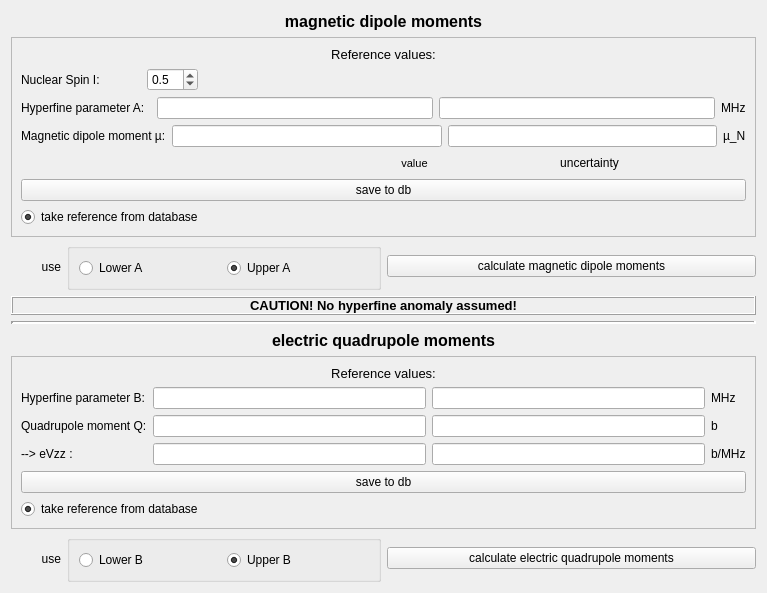
<?xml version="1.0" encoding="UTF-8"?>
<ui version="4.0">
 <class>Moments</class>
 <widget class="QWidget" name="Moments">
  <property name="geometry">
   <rect>
    <x>0</x>
    <y>0</y>
    <width>767</width>
    <height>583</height>
   </rect>
  </property>
  <property name="windowTitle">
   <string>Form</string>
  </property>
  <property name="locale">
   <locale language="English" country="UnitedStates"/>
  </property>
  <layout class="QVBoxLayout" name="verticalLayout_2">
   <item>
    <widget class="QLabel" name="label_8">
     <property name="minimumSize">
      <size>
       <width>250</width>
       <height>20</height>
      </size>
     </property>
     <property name="font">
      <font>
       <family>MS Shell Dlg 2</family>
       <pointsize>12</pointsize>
       <weight>75</weight>
       <bold>true</bold>
      </font>
     </property>
     <property name="text">
      <string>magnetic dipole moments</string>
     </property>
     <property name="alignment">
      <set>Qt::AlignCenter</set>
     </property>
    </widget>
   </item>
   <item>
    <widget class="QFrame" name="frame">
     <property name="frameShape">
      <enum>QFrame::StyledPanel</enum>
     </property>
     <property name="frameShadow">
      <enum>QFrame::Plain</enum>
     </property>
     <property name="lineWidth">
      <number>2</number>
     </property>
     <layout class="QHBoxLayout" name="horizontalLayout_12">
      <item>
       <layout class="QVBoxLayout" name="verticalLayout">
        <item>
         <widget class="QLabel" name="label">
          <property name="minimumSize">
           <size>
            <width>200</width>
            <height>0</height>
           </size>
          </property>
          <property name="font">
           <font>
            <pointsize>10</pointsize>
           </font>
          </property>
          <property name="frameShape">
           <enum>QFrame::NoFrame</enum>
          </property>
          <property name="frameShadow">
           <enum>QFrame::Plain</enum>
          </property>
          <property name="text">
           <string>Reference values:</string>
          </property>
          <property name="alignment">
           <set>Qt::AlignCenter</set>
          </property>
          <property name="indent">
           <number>1</number>
          </property>
         </widget>
        </item>
        <item>
         <layout class="QHBoxLayout" name="horizontalLayout_2">
          <item>
           <widget class="QLabel" name="label_21">
            <property name="minimumSize">
             <size>
              <width>120</width>
              <height>0</height>
             </size>
            </property>
            <property name="text">
             <string>Nuclear Spin I:</string>
            </property>
           </widget>
          </item>
          <item>
           <widget class="QDoubleSpinBox" name="spin">
            <property name="decimals">
             <number>1</number>
            </property>
            <property name="maximum">
             <double>50.000000000000000</double>
            </property>
            <property name="singleStep">
             <double>0.500000000000000</double>
            </property>
            <property name="value">
             <double>0.500000000000000</double>
            </property>
           </widget>
          </item>
          <item>
           <spacer name="horizontalSpacer_3">
            <property name="orientation">
             <enum>Qt::Horizontal</enum>
            </property>
            <property name="sizeHint" stdset="0">
             <size>
              <width>40</width>
              <height>20</height>
             </size>
            </property>
           </spacer>
          </item>
          <item>
           <spacer name="horizontalSpacer_4">
            <property name="orientation">
             <enum>Qt::Horizontal</enum>
            </property>
            <property name="sizeHint" stdset="0">
             <size>
              <width>40</width>
              <height>20</height>
             </size>
            </property>
           </spacer>
          </item>
         </layout>
        </item>
        <item>
         <layout class="QHBoxLayout" name="horizontalLayout_9">
          <item>
           <widget class="QLabel" name="label_2">
            <property name="minimumSize">
             <size>
              <width>130</width>
              <height>0</height>
             </size>
            </property>
            <property name="inputMethodHints">
             <set>Qt::ImhNone</set>
            </property>
            <property name="text">
             <string>Hyperfine parameter A:</string>
            </property>
           </widget>
          </item>
          <item>
           <widget class="QLineEdit" name="ARef">
            <property name="minimumSize">
             <size>
              <width>80</width>
              <height>0</height>
             </size>
            </property>
           </widget>
          </item>
          <item>
           <widget class="QLineEdit" name="ARef_err">
            <property name="minimumSize">
             <size>
              <width>50</width>
              <height>0</height>
             </size>
            </property>
           </widget>
          </item>
          <item>
           <widget class="QLabel" name="label_5">
            <property name="minimumSize">
             <size>
              <width>20</width>
              <height>0</height>
             </size>
            </property>
            <property name="text">
             <string>MHz</string>
            </property>
           </widget>
          </item>
         </layout>
        </item>
        <item>
         <layout class="QHBoxLayout" name="horizontalLayout_10">
          <item>
           <widget class="QLabel" name="label_3">
            <property name="minimumSize">
             <size>
              <width>130</width>
              <height>0</height>
             </size>
            </property>
            <property name="text">
             <string>Magnetic dipole moment µ:</string>
            </property>
           </widget>
          </item>
          <item>
           <widget class="QLineEdit" name="muRef">
            <property name="minimumSize">
             <size>
              <width>80</width>
              <height>0</height>
             </size>
            </property>
           </widget>
          </item>
          <item>
           <widget class="QLineEdit" name="muRef_err">
            <property name="minimumSize">
             <size>
              <width>50</width>
              <height>0</height>
             </size>
            </property>
           </widget>
          </item>
          <item>
           <widget class="QLabel" name="label_4">
            <property name="text">
             <string>µ_N</string>
            </property>
           </widget>
          </item>
         </layout>
        </item>
        <item>
         <layout class="QHBoxLayout" name="horizontalLayout_11">
          <item>
           <spacer name="horizontalSpacer">
            <property name="orientation">
             <enum>Qt::Horizontal</enum>
            </property>
            <property name="sizeHint" stdset="0">
             <size>
              <width>40</width>
              <height>20</height>
             </size>
            </property>
           </spacer>
          </item>
          <item>
           <spacer name="horizontalSpacer_6">
            <property name="orientation">
             <enum>Qt::Horizontal</enum>
            </property>
            <property name="sizeHint" stdset="0">
             <size>
              <width>40</width>
              <height>20</height>
             </size>
            </property>
           </spacer>
          </item>
          <item>
           <spacer name="horizontalSpacer_7">
            <property name="orientation">
             <enum>Qt::Horizontal</enum>
            </property>
            <property name="sizeHint" stdset="0">
             <size>
              <width>40</width>
              <height>20</height>
             </size>
            </property>
           </spacer>
          </item>
          <item>
           <widget class="QLabel" name="label_19">
            <property name="font">
             <font>
              <family>MS Shell Dlg 2</family>
              <pointsize>8</pointsize>
             </font>
            </property>
            <property name="text">
             <string>value</string>
            </property>
            <property name="alignment">
             <set>Qt::AlignCenter</set>
            </property>
           </widget>
          </item>
          <item>
           <spacer name="horizontalSpacer_2">
            <property name="orientation">
             <enum>Qt::Horizontal</enum>
            </property>
            <property name="sizeHint" stdset="0">
             <size>
              <width>90</width>
              <height>0</height>
             </size>
            </property>
           </spacer>
          </item>
          <item>
           <widget class="QLabel" name="label_20">
            <property name="text">
             <string>uncertainty</string>
            </property>
            <property name="alignment">
             <set>Qt::AlignCenter</set>
            </property>
           </widget>
          </item>
          <item>
           <spacer name="horizontalSpacer_5">
            <property name="orientation">
             <enum>Qt::Horizontal</enum>
            </property>
            <property name="sizeHint" stdset="0">
             <size>
              <width>10</width>
              <height>20</height>
             </size>
            </property>
           </spacer>
          </item>
         </layout>
        </item>
        <item>
         <widget class="QPushButton" name="saveMuRef">
          <property name="text">
           <string>save to db</string>
          </property>
         </widget>
        </item>
        <item>
         <widget class="QRadioButton" name="radiobuttonMuRef">
          <property name="text">
           <string>take reference from database</string>
          </property>
          <property name="checked">
           <bool>true</bool>
          </property>
         </widget>
        </item>
       </layout>
      </item>
     </layout>
    </widget>
   </item>
   <item>
    <layout class="QHBoxLayout" name="horizontalLayout_3">
     <item>
      <layout class="QHBoxLayout" name="horizontalLayout_4">
       <item>
        <widget class="QLabel" name="label_7">
         <property name="minimumSize">
          <size>
           <width>30</width>
           <height>0</height>
          </size>
         </property>
         <property name="maximumSize">
          <size>
           <width>50</width>
           <height>16777215</height>
          </size>
         </property>
         <property name="text">
          <string>use</string>
         </property>
         <property name="alignment">
          <set>Qt::AlignRight|Qt::AlignTrailing|Qt::AlignVCenter</set>
         </property>
        </widget>
       </item>
       <item>
        <widget class="QGroupBox" name="groupBox">
         <layout class="QHBoxLayout" name="horizontalLayout">
          <item>
           <widget class="QRadioButton" name="LowerA">
            <property name="text">
             <string>Lower A</string>
            </property>
            <property name="checked">
             <bool>false</bool>
            </property>
           </widget>
          </item>
          <item>
           <widget class="QRadioButton" name="UpperA">
            <property name="text">
             <string>Upper A</string>
            </property>
            <property name="checked">
             <bool>true</bool>
            </property>
           </widget>
          </item>
         </layout>
        </widget>
       </item>
      </layout>
     </item>
     <item>
      <widget class="QPushButton" name="bCalcMagneticMoment">
       <property name="minimumSize">
        <size>
         <width>200</width>
         <height>0</height>
        </size>
       </property>
       <property name="text">
        <string>calculate magnetic dipole moments</string>
       </property>
      </widget>
     </item>
    </layout>
   </item>
   <item>
    <widget class="QLabel" name="label_6">
     <property name="minimumSize">
      <size>
       <width>250</width>
       <height>0</height>
      </size>
     </property>
     <property name="font">
      <font>
       <pointsize>10</pointsize>
       <weight>75</weight>
       <bold>true</bold>
      </font>
     </property>
     <property name="frameShape">
      <enum>QFrame::Box</enum>
     </property>
     <property name="frameShadow">
      <enum>QFrame::Raised</enum>
     </property>
     <property name="text">
      <string>CAUTION! No hyperfine anomaly assumed!</string>
     </property>
     <property name="alignment">
      <set>Qt::AlignCenter</set>
     </property>
    </widget>
   </item>
   <item>
    <widget class="Line" name="line">
     <property name="minimumSize">
      <size>
       <width>250</width>
       <height>0</height>
      </size>
     </property>
     <property name="font">
      <font>
       <pointsize>20</pointsize>
       <weight>75</weight>
       <bold>true</bold>
      </font>
     </property>
     <property name="frameShadow">
      <enum>QFrame::Sunken</enum>
     </property>
     <property name="lineWidth">
      <number>3</number>
     </property>
     <property name="orientation">
      <enum>Qt::Horizontal</enum>
     </property>
    </widget>
   </item>
   <item>
    <spacer name="verticalSpacer">
     <property name="orientation">
      <enum>Qt::Vertical</enum>
     </property>
     <property name="sizeHint" stdset="0">
      <size>
       <width>20</width>
       <height>18</height>
      </size>
     </property>
    </spacer>
   </item>
   <item>
    <widget class="QLabel" name="label_9">
     <property name="minimumSize">
      <size>
       <width>250</width>
       <height>20</height>
      </size>
     </property>
     <property name="font">
      <font>
       <family>MS Shell Dlg 2</family>
       <pointsize>12</pointsize>
       <weight>75</weight>
       <bold>true</bold>
      </font>
     </property>
     <property name="text">
      <string>electric quadrupole moments</string>
     </property>
     <property name="alignment">
      <set>Qt::AlignCenter</set>
     </property>
    </widget>
   </item>
   <item>
    <widget class="QFrame" name="frame">
     <property name="sizePolicy">
      <sizepolicy hsizetype="Preferred" vsizetype="Preferred">
       <horstretch>0</horstretch>
       <verstretch>0</verstretch>
      </sizepolicy>
     </property>
     <property name="frameShape">
      <enum>QFrame::StyledPanel</enum>
     </property>
     <property name="lineWidth">
      <number>2</number>
     </property>
     <property name="midLineWidth">
      <number>0</number>
     </property>
     <layout class="QVBoxLayout" name="verticalLayout_10">
      <item>
       <widget class="QLabel" name="label_10">
        <property name="minimumSize">
         <size>
          <width>200</width>
          <height>0</height>
         </size>
        </property>
        <property name="font">
         <font>
          <pointsize>10</pointsize>
         </font>
        </property>
        <property name="frameShape">
         <enum>QFrame::NoFrame</enum>
        </property>
        <property name="frameShadow">
         <enum>QFrame::Plain</enum>
        </property>
        <property name="text">
         <string>Reference values:</string>
        </property>
        <property name="alignment">
         <set>Qt::AlignCenter</set>
        </property>
        <property name="indent">
         <number>1</number>
        </property>
       </widget>
      </item>
      <item>
       <layout class="QHBoxLayout" name="horizontalLayout_5">
        <item>
         <layout class="QVBoxLayout" name="verticalLayout_8">
          <item>
           <widget class="QLabel" name="label_11">
            <property name="minimumSize">
             <size>
              <width>120</width>
              <height>0</height>
             </size>
            </property>
            <property name="inputMethodHints">
             <set>Qt::ImhNone</set>
            </property>
            <property name="text">
             <string>Hyperfine parameter B:</string>
            </property>
           </widget>
          </item>
          <item>
           <widget class="QLabel" name="label_13">
            <property name="minimumSize">
             <size>
              <width>120</width>
              <height>0</height>
             </size>
            </property>
            <property name="text">
             <string>Quadrupole moment Q:</string>
            </property>
           </widget>
          </item>
          <item>
           <widget class="QLabel" name="label_17">
            <property name="minimumSize">
             <size>
              <width>120</width>
              <height>0</height>
             </size>
            </property>
            <property name="text">
             <string>--&gt; eVzz :</string>
            </property>
           </widget>
          </item>
         </layout>
        </item>
        <item>
         <layout class="QVBoxLayout" name="verticalLayout_7">
          <item>
           <widget class="QLineEdit" name="BRef"/>
          </item>
          <item>
           <widget class="QLineEdit" name="QRef"/>
          </item>
          <item>
           <widget class="QLineEdit" name="eVzz"/>
          </item>
         </layout>
        </item>
        <item>
         <layout class="QVBoxLayout" name="verticalLayout_6">
          <item>
           <widget class="QLineEdit" name="BRef_err"/>
          </item>
          <item>
           <widget class="QLineEdit" name="QRef_err"/>
          </item>
          <item>
           <widget class="QLineEdit" name="eVzz_err"/>
          </item>
         </layout>
        </item>
        <item>
         <layout class="QVBoxLayout" name="verticalLayout_5">
          <item>
           <widget class="QLabel" name="label_12">
            <property name="text">
             <string>MHz</string>
            </property>
           </widget>
          </item>
          <item>
           <widget class="QLabel" name="label_14">
            <property name="text">
             <string>b</string>
            </property>
           </widget>
          </item>
          <item>
           <widget class="QLabel" name="label_18">
            <property name="text">
             <string>b/MHz</string>
            </property>
           </widget>
          </item>
         </layout>
        </item>
       </layout>
      </item>
      <item>
       <widget class="QPushButton" name="saveQRef">
        <property name="text">
         <string>save to db</string>
        </property>
       </widget>
      </item>
      <item>
       <widget class="QRadioButton" name="radiobuttonQRef">
        <property name="text">
         <string>take reference from database</string>
        </property>
        <property name="checked">
         <bool>true</bool>
        </property>
       </widget>
      </item>
     </layout>
    </widget>
   </item>
   <item>
    <layout class="QHBoxLayout" name="horizontalLayout_6">
     <item>
      <layout class="QHBoxLayout" name="horizontalLayout_7">
       <item>
        <widget class="QLabel" name="label_15">
         <property name="minimumSize">
          <size>
           <width>30</width>
           <height>0</height>
          </size>
         </property>
         <property name="maximumSize">
          <size>
           <width>50</width>
           <height>16777215</height>
          </size>
         </property>
         <property name="text">
          <string>use</string>
         </property>
         <property name="alignment">
          <set>Qt::AlignRight|Qt::AlignTrailing|Qt::AlignVCenter</set>
         </property>
        </widget>
       </item>
       <item>
        <widget class="QGroupBox" name="groupBox">
         <layout class="QHBoxLayout" name="horizontalLayout_8">
          <item>
           <widget class="QRadioButton" name="LowerB">
            <property name="text">
             <string>Lower B</string>
            </property>
            <property name="checked">
             <bool>false</bool>
            </property>
           </widget>
          </item>
          <item>
           <widget class="QRadioButton" name="UpperB">
            <property name="text">
             <string>Upper B</string>
            </property>
            <property name="checked">
             <bool>true</bool>
            </property>
           </widget>
          </item>
         </layout>
        </widget>
       </item>
      </layout>
     </item>
     <item>
      <widget class="QPushButton" name="bCalcQ">
       <property name="minimumSize">
        <size>
         <width>200</width>
         <height>0</height>
        </size>
       </property>
       <property name="text">
        <string>calculate electric quadrupole moments</string>
       </property>
      </widget>
     </item>
    </layout>
   </item>
  </layout>
  <zorder>frame</zorder>
  <zorder>frame</zorder>
  <zorder>label_6</zorder>
  <zorder>label_8</zorder>
  <zorder>verticalSpacer</zorder>
  <zorder>line</zorder>
  <zorder>label_9</zorder>
 </widget>
 <resources/>
 <connections/>
</ui>
